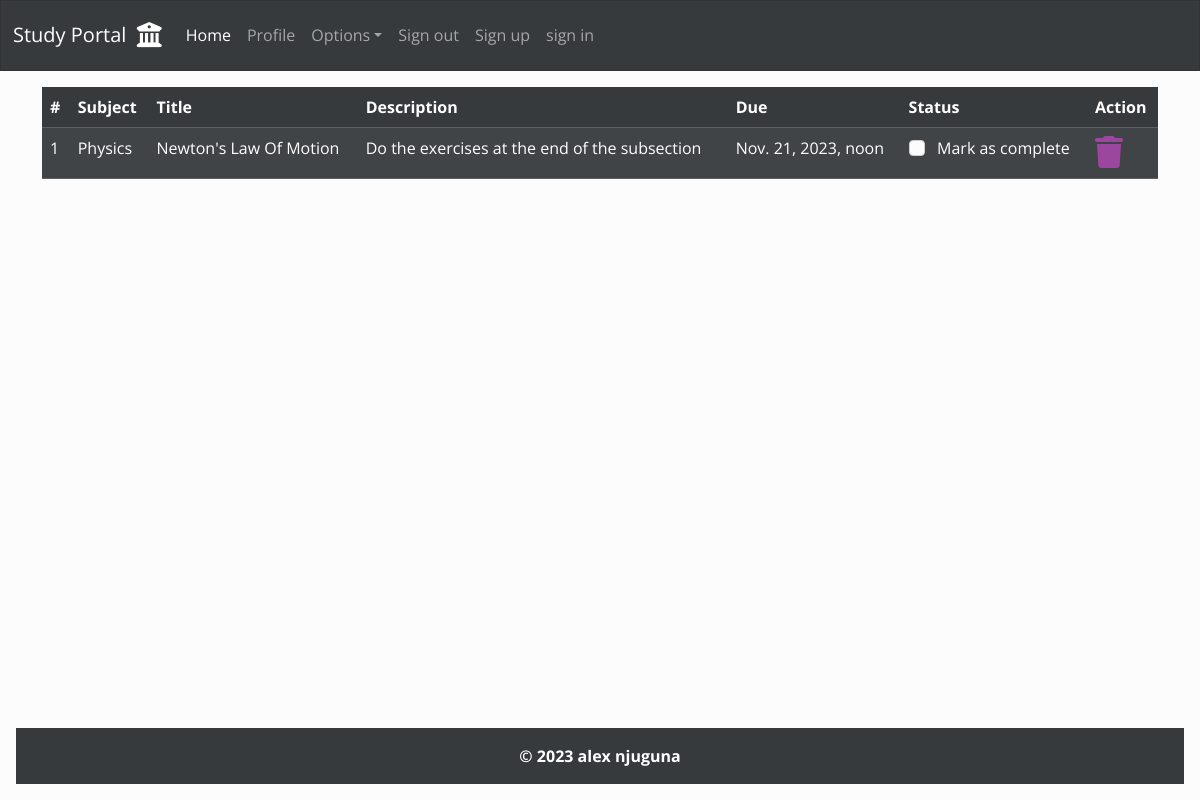
Screenshot of /homework/ (signed in) with the database file from the repository.
### homework/models.py (models this page shows, shortened)
class Homework(models.Model):
    user = models .ForeignKey(User, on_delete=models.CASCADE)
    subject = models.CharField(max_length=50)
    title = models.CharField(max_length=100)
    description = models.TextField()
    due = models.DateTimeField()
    is_finished = models.BooleanField(default=False)

### homework/views.py (the view)
# urls.py: path("", views.home, name="home")
def home(request):
    homeworks = Homework.objects.filter(user=request.user)
    return render(request, "homework/home.html", {
        "title": "homework",
        "homeworks": homeworks
    })

### homework/templates/homework/home.html (shortened to what this page needs)
{% extends 'dashboard/base.html' %}
{% load crispy_forms_tags %}
{% block content %}
    {% if homeworks %}
        <div class="container-md mt-3">
            <table class="table table-striped table-border table-hover table-dark">
                <thead>
                    <tr class="text-capitalize">
                        <th>#</th>
                        <th>subject</th>
                        <th>title</th>
                        <th>description</th>
                        <th>due</th>
                        <th>status</th>
                        <th>action</th>
                    </tr>
                </thead>
                <tbody>
                    {% for homework in homeworks %}
                        <tr>
                            <td>{{ forloop.counter }}</td>
                            <td class="text-capitalize">{{ homework.subject }}</td>
                            <td class="text-capitalize">{{ homework.title }}</td>
                            <td>{{ homework.description }}</td>
                            <td>{{ homework.due }}</td>
                            <td>
                                <a class="text-decoration-none" href="">
                                    <form action="" method="post">
                                        {% if homework.status == True %}
                                        <input type="checkbox" checked class="form-check-input">
                                        {% else %}
                                        <input type="checkbox" class="form-check-input">
                                        {% endif %}
                                        <label class="text-light" for="status">Mark as complete</label>
                                    </form>
                                </a>
                            </td>
                            <td class="text-danger">
                                <i class="fa-solid fa-trash fa-2x"></i>
                            </td>
                        </tr>
                    {% endfor %}
                </tbody>
            </table>
        </div>
    {% else %}
        <h3 class="alert alert-info">No homeworks added yet</h3>
    {% endif %}
{% endblock content %}

### rows the page displays
Homework: subject "Physics", title "Newton's Law Of Motion", description "Do the exercises at the end of the subsection", due "Nov. 21, 2023, noon"
